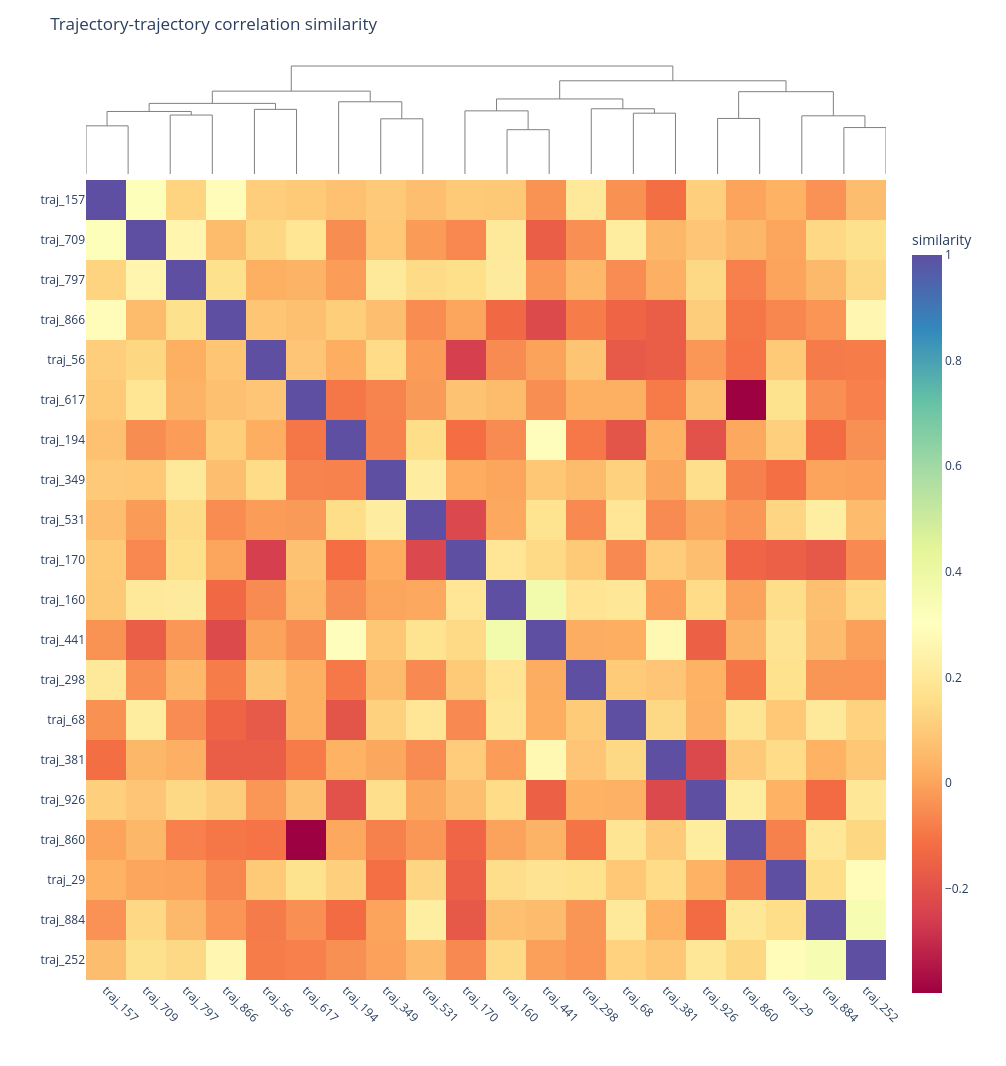

Notebook cell for this chart:
### Code cell
# Plot heatmap to visualize the similarity

hda.visualize.heatmap(
    sim=sim_3, 
    type="trajectories", 
    show_cluster=True,
    title="Trajectory-trajectory correlation similarity"
)

### Figure 1 — Plotly figure (JSON) as saved in the notebook; plotly's stock layout.template omitted (floating-point values rounded to 4 significant figures; data arrays with more than 128 entries replaced by an {"elided": "..."} marker saying what was removed)
{"data": [{"hoverinfo": "skip", "line": {"color": "gray", "width": 1}, "mode": "lines", "showlegend": false, "type": "scatter", "x": [5.0, 5.0, 15.0, 15.0], "xaxis": "x", "y": [0.0, 0.6801, 0.6801, 0.0], "yaxis": "y"}, {"hoverinfo": "skip", "line": {"color": "gray", "width": 1}, "mode": "lines", "showlegend": false, "type": "scatter", "x": [25.0, 25.0, 35.0, 35.0], "xaxis": "x", "y": [0.0, 0.8326, 0.8326, 0.0], "yaxis": "y"}, {"hoverinfo": "skip", "line": {"color": "gray", "width": 1}, "mode": "lines", "showlegend": false, "type": "scatter", "x": [10.0, 10.0, 30.0, 30.0], "xaxis": "x", "y": [0.6801, 0.8831, 0.8831, 0.8326], "yaxis": "y"}, {"hoverinfo": "skip", "line": {"color": "gray", "width": 1}, "mode": "lines", "showlegend": false, "type": "scatter", "x": [45.0, 45.0, 55.0, 55.0], "xaxis": "x", "y": [0.0, 0.9127, 0.9127, 0.0], "yaxis": "y"}, {"hoverinfo": "skip", "line": {"color": "gray", "width": 1}, "mode": "lines", "showlegend": false, "type": "scatter", "x": [20.0, 20.0, 50.0, 50.0], "xaxis": "x", "y": [0.8831, 0.9972, 0.9972, 0.9127], "yaxis": "y"}, {"hoverinfo": "skip", "line": {"color": "gray", "width": 1}, "mode": "lines", "showlegend": false, "type": "scatter", "x": [75.0, 75.0, 85.0, 85.0], "xaxis": "x", "y": [0.0, 0.7793, 0.7793, 0.0], "yaxis": "y"}, {"hoverinfo": "skip", "line": {"color": "gray", "width": 1}, "mode": "lines", "showlegend": false, "type": "scatter", "x": [65.0, 65.0, 80.0, 80.0], "xaxis": "x", "y": [0.0, 1.02, 1.02, 0.7793], "yaxis": "y"}, {"hoverinfo": "skip", "line": {"color": "gray", "width": 1}, "mode": "lines", "showlegend": false, "type": "scatter", "x": [35.0, 35.0, 72.5, 72.5], "xaxis": "x", "y": [0.9972, 1.17, 1.17, 1.02], "yaxis": "y"}, {"hoverinfo": "skip", "line": {"color": "gray", "width": 1}, "mode": "lines", "showlegend": false, "type": "scatter", "x": [105.0, 105.0, 115.0, 115.0], "xaxis": "x", "y": [0.0, 0.6257, 0.6257, 0.0], "yaxis": "y"}, {"hoverinfo": "skip", "line": {"color": "gray", "width": 1}, "mode": "lines", "showlegend": false, "type": "scatter", "x": [95.0, 95.0, 110.0, 110.0], "xaxis": "x", "y": [0.0, 0.8918, 0.8918, 0.6257], "yaxis": "y"}, {"hoverinfo": "skip", "line": {"color": "gray", "width": 1}, "mode": "lines", "showlegend": false, "type": "scatter", "x": [135.0, 135.0, 145.0, 145.0], "xaxis": "x", "y": [0.0, 0.8586, 0.8586, 0.0], "yaxis": "y"}, {"hoverinfo": "skip", "line": {"color": "gray", "width": 1}, "mode": "lines", "showlegend": false, "type": "scatter", "x": [125.0, 125.0, 140.0, 140.0], "xaxis": "x", "y": [0.0, 0.9212, 0.9212, 0.8586], "yaxis": "y"}, {"hoverinfo": "skip", "line": {"color": "gray", "width": 1}, "mode": "lines", "showlegend": false, "type": "scatter", "x": [102.5, 102.5, 132.5, 132.5], "xaxis": "x", "y": [0.8918, 1.06, 1.06, 0.9212], "yaxis": "y"}, {"hoverinfo": "skip", "line": {"color": "gray", "width": 1}, "mode": "lines", "showlegend": false, "type": "scatter", "x": [155.0, 155.0, 165.0, 165.0], "xaxis": "x", "y": [0.0, 0.7846, 0.7846, 0.0], "yaxis": "y"}, {"hoverinfo": "skip", "line": {"color": "gray", "width": 1}, "mode": "lines", "showlegend": false, "type": "scatter", "x": [185.0, 185.0, 195.0, 195.0], "xaxis": "x", "y": [0.0, 0.6559, 0.6559, 0.0], "yaxis": "y"}, {"hoverinfo": "skip", "line": {"color": "gray", "width": 1}, "mode": "lines", "showlegend": false, "type": "scatter", "x": [175.0, 175.0, 190.0, 190.0], "xaxis": "x", "y": [0.0, 0.8218, 0.8218, 0.6559], "yaxis": "y"}, {"hoverinfo": "skip", "line": {"color": "gray", "width": 1}, "mode": "lines", "showlegend": false, "type": "scatter", "x": [160.0, 160.0, 182.5, 182.5], "xaxis": "x", "y": [0.7846, 1.162, 1.162, 0.8218], "yaxis": "y"}, {"hoverinfo": "skip", "line": {"color": "gray", "width": 1}, "mode": "lines", "showlegend": false, "type": "scatter", "x": [117.5, 117.5, 171.2, 171.2], "xaxis": "x", "y": [1.06, 1.316, 1.316, 1.162], "yaxis": "y"}, {"hoverinfo": "skip", "line": {"color": "gray", "width": 1}, "mode": "lines", "showlegend": false, "type": "scatter", "x": [53.75, 53.75, 144.4, 144.4], "xaxis": "x", "y": [1.17, 1.525, 1.525, 1.316], "yaxis": "y"}, {"colorbar": {"len": 0.85, "title": {"text": "similarity"}, "y": 0.4}, "colorscale": [[0, "rgb(158,1,66)"], [0.1, "rgb(213,62,79)"], [0.2, "rgb(244,109,67)"], [0.3, "rgb(253,174,97)"], [0.4, "rgb(254,224,139)"], [0.5, "rgb(255,255,191)"], [0.6, "rgb(230,245,152)"], [0.7, "rgb(171,221,164)"], [0.8, "rgb(102,194,165)"], [0.9, "rgb(50,136,189)"], [1, "rgb(94,79,162)"]], "hovertemplate": "<b>trajectories x</b>: %{x}<br><b>trajectories y</b>: %{y}<br><b>similarity</b>: %{z:.3f}<extra></extra>", "type": "heatmap", "x": ["traj_157", "traj_709", "traj_797", "traj_866", "traj_56", "traj_617", "traj_194", "traj_349", "traj_531", "traj_170", "traj_160", "traj_441", "traj_298", "traj_68", "traj_381", "traj_926", "traj_860", "traj_29", "traj_884", "traj_252"], "xaxis": "x2", "y": ["traj_157", "traj_709", "traj_797", "traj_866", "traj_56", "traj_617", "traj_194", "traj_349", "traj_531", "traj_170", "traj_160", "traj_441", "traj_298", "traj_68", "traj_381", "traj_926", "traj_860", "traj_29", "traj_884", "traj_252"], "yaxis": "y2", "z": {"elided": "20x20 float values"}}], "layout": {"height": 1066, "margin": {"b": 86, "l": 86, "r": 120, "t": 60}, "paper_bgcolor": "white", "plot_bgcolor": "white", "title": {"text": "Trajectory-trajectory correlation similarity"}, "width": 1006, "xaxis": {"anchor": "y", "domain": [0, 1], "visible": false}, "xaxis2": {"anchor": "y2", "domain": [0, 1], "tickangle": 45}, "yaxis": {"anchor": "x", "domain": [0.8696, 1], "visible": false}, "yaxis2": {"anchor": "x2", "autorange": "reversed", "domain": [0, 0.8696]}}}
